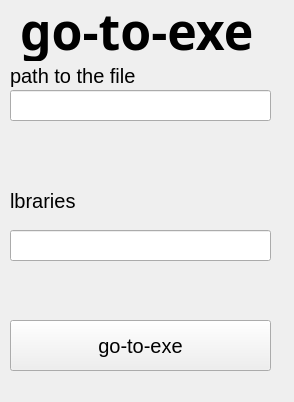
<?xml version="1.0" encoding="UTF-8"?>
<ui version="4.0">
 <class>Form</class>
 <widget class="QWidget" name="Form">
  <property name="geometry">
   <rect>
    <x>0</x>
    <y>0</y>
    <width>294</width>
    <height>402</height>
   </rect>
  </property>
  <property name="windowTitle">
   <string>Form</string>
  </property>
  <widget class="QLabel" name="label">
   <property name="geometry">
    <rect>
     <x>20</x>
     <y>0</y>
     <width>411</width>
     <height>61</height>
    </rect>
   </property>
   <property name="styleSheet">
    <string notr="true">font-family:fantasyl;
font-style:Normal;
font-weight:bold;
font-size:50px;</string>
   </property>
   <property name="text">
    <string>go-to-exe</string>
   </property>
  </widget>
  <widget class="QLineEdit" name="lineEdit">
   <property name="geometry">
    <rect>
     <x>10</x>
     <y>90</y>
     <width>261</width>
     <height>31</height>
    </rect>
   </property>
  </widget>
  <widget class="QPushButton" name="pushButton">
   <property name="geometry">
    <rect>
     <x>10</x>
     <y>320</y>
     <width>261</width>
     <height>51</height>
    </rect>
   </property>
   <property name="styleSheet">
    <string notr="true">font-size:20px</string>
   </property>
   <property name="text">
    <string>go-to-exe</string>
   </property>
  </widget>
  <widget class="QLabel" name="label_2">
   <property name="geometry">
    <rect>
     <x>10</x>
     <y>60</y>
     <width>141</width>
     <height>31</height>
    </rect>
   </property>
   <property name="styleSheet">
    <string notr="true">font-size:20px</string>
   </property>
   <property name="text">
    <string>path to the file</string>
   </property>
  </widget>
  <widget class="QLabel" name="label_4">
   <property name="geometry">
    <rect>
     <x>10</x>
     <y>190</y>
     <width>171</width>
     <height>21</height>
    </rect>
   </property>
   <property name="styleSheet">
    <string notr="true">font-size:20px</string>
   </property>
   <property name="text">
    <string>lbraries</string>
   </property>
  </widget>
  <widget class="QLineEdit" name="lineEdit_3">
   <property name="geometry">
    <rect>
     <x>10</x>
     <y>230</y>
     <width>261</width>
     <height>31</height>
    </rect>
   </property>
  </widget>
 </widget>
 <resources/>
 <connections/>
</ui>
